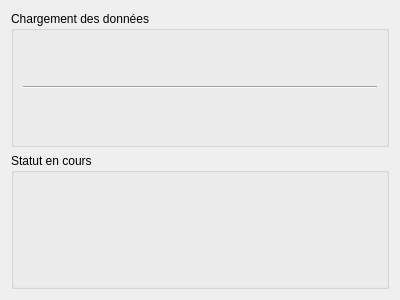
<?xml version="1.0" encoding="UTF-8"?>
<ui version="4.0">
 <class>Upload</class>
 <widget class="QWidget" name="Upload">
  <property name="geometry">
   <rect>
    <x>0</x>
    <y>0</y>
    <width>400</width>
    <height>300</height>
   </rect>
  </property>
  <layout class="QVBoxLayout" name="m_main_layout">
   <item>
    <widget class="QGroupBox" name="m_uploader_box">
     <property name="title">
      <string>Chargement des données</string>
     </property>
     <property name="flat">
      <bool>true</bool>
     </property>
     <layout class="QVBoxLayout" name="m_uploader_layout">
      <item>
       <widget class="gui::widgets::UploadWidget" name="m_ex_uploader" native="true">
        <property name="info" stdset="0">
         <string>Charger les données expérimentales</string>
        </property>
       </widget>
      </item>
      <item>
       <widget class="Line" name="m_line">
        <property name="orientation">
         <enum>Qt::Horizontal</enum>
        </property>
       </widget>
      </item>
      <item>
       <widget class="gui::widgets::UploadWidget" name="m_comp_uploader" native="true">
        <property name="info" stdset="0">
         <string>Charger les données calculées</string>
        </property>
       </widget>
      </item>
     </layout>
    </widget>
   </item>
   <item>
    <widget class="QGroupBox" name="m_status_box">
     <property name="title">
      <string>Statut en cours</string>
     </property>
     <layout class="QVBoxLayout" name="m_status_layout">
      <item>
       <widget class="gui::widgets::CheckWidget" name="m_ex_item" native="true">
        <property name="info" stdset="0">
         <string>État de chargement des données expérimentales</string>
        </property>
       </widget>
      </item>
      <item>
       <widget class="gui::widgets::CheckWidget" name="m_comp_item" native="true">
        <property name="info" stdset="0">
         <string>État de chargement des données calculées</string>
        </property>
       </widget>
      </item>
     </layout>
    </widget>
   </item>
  </layout>
 </widget>
 <customwidgets>
  <customwidget>
   <class>gui::widgets::UploadWidget</class>
   <extends>QWidget</extends>
   <header>gui/widgets/UploadWidget.hpp</header>
   <container>1</container>
  </customwidget>
  <customwidget>
   <class>gui::widgets::CheckWidget</class>
   <extends>QWidget</extends>
   <header>gui/widgets/CheckWidget.hpp</header>
   <container>1</container>
  </customwidget>
 </customwidgets>
 <resources/>
 <connections/>
</ui>
